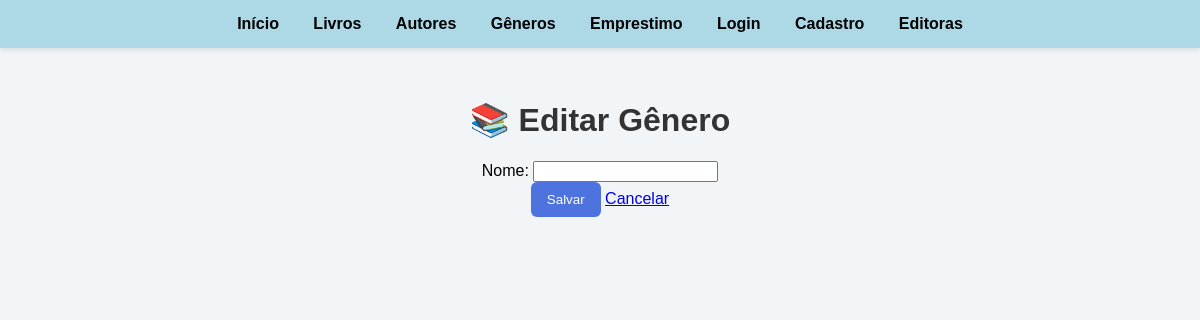
The app's page /editar_genero?id=3 (signed in), older data.
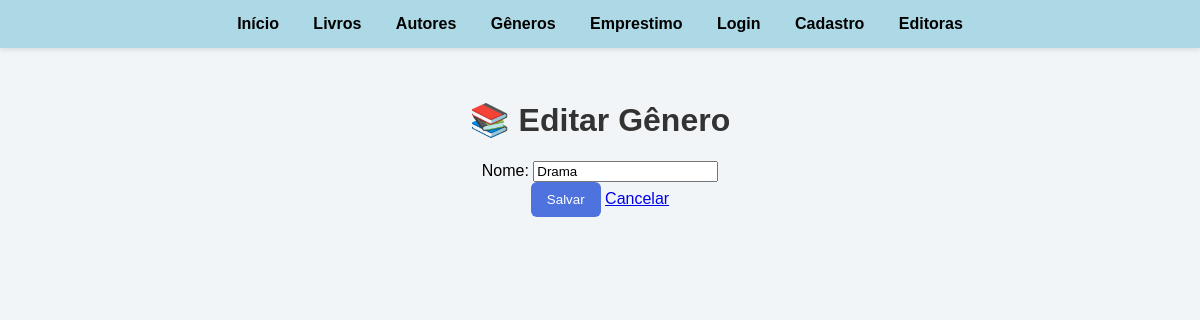
The same page, newer data.
### tables this page shows
CREATE TABLE generos (
    id_genero INTEGER PRIMARY KEY AUTOINCREMENT,
    nome_genero VARCHAR(255) NOT NULL
);

### app.py (the view)
@app.route('/editar_genero', methods=["GET", "POST"])
@login_required
def editar_genero():
    conexao = obter_conexao()
    if request.method == "POST":
        id_genero = request.form['id_genero']
        novo_nome_genero = request.form['nome']
        sql = "UPDATE generos SET nome_genero = ? WHERE id_genero = ?"
        conexao.execute(sql, (novo_nome_genero,id_genero))
        conexao.commit()
        conexao.close()
        flash('Gênero atualizado com sucesso!', category='success')
        return redirect(url_for('generos'))
    else:
        id_genero = request.args.get('id')
        cursor = conexao.execute("SELECT * FROM generos WHERE id_genero = ?", (id_genero,))
        genero = cursor.fetchone()
        conexao.close()
        return render_template('editar_genero.html', genero=genero)

### app.py (called while the page is built)
@login_manager.user_loader
def load_user(user_id):
    return User.achar_email(user_id)

### database.py (called while the page is built)
def obter_conexao():
    conexao = sqlite3.connect('livros.db')
    conexao.execute("PRAGMA foreign_keys = ON")
    conexao.row_factory = sqlite3.Row
    return conexao

### modelos/__init__.py (called while the page is built)
    @classmethod
    def achar_email(cls, email):
        conexao = obter_conexao()
        sql = "SELECT * FROM usuarios WHERE email = ?"
        resultado = conexao.execute(sql, (email,)).fetchone()
        if resultado:
            return User(
                email=resultado['email'],
                nome=resultado['nome_usuario'],
                senha=resultado['senha_usuario'],
                numero_telefone=resultado['numero_telefone'],
                data_inscricao=resultado['data_inscricao']
            )
        return None

### templates/editar_genero.html (shortened to what this page needs)
{% extends 'base.html' %}
{% block conteudo %}
<h1>📚 Editar Gênero</h1>
<form method="POST" action="{{ url_for('editar_genero', id=genero.id_genero if genero else 0) }}">
    Nome: <input type="text" name="nome" value="{{ genero.nome_genero if genero else '' }}" required><br>
    <button type="submit">Salvar</button>
    <a href="{{ url_for('generos') }}">Cancelar</a>
</form>
{% endblock %}

Row changes from the older to the newer data that the page shows:
added generos: nome "Drama"
